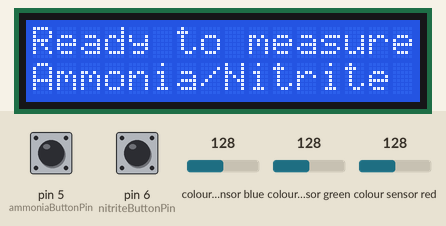
The sketch below on a simulated Arduino Uno, built with avr-gcc and run on an emulated ATmega328P. On the bench: 16×2 character LCD. The test bench sets the inputs (shaded band); at power-on: pin 5 (ammoniaButtonPin) LOW, colour sensor blue 128, pin 6 (nitriteButtonPin) LOW, colour sensor green 128, colour sensor red 128. What the sketch prints to the serial monitor is not drawn.

Above: at 1.2 s.
1.3 s: pin 5 (ammoniaButtonPin) pulled HIGH for 0.15 s
At 1.53 s:
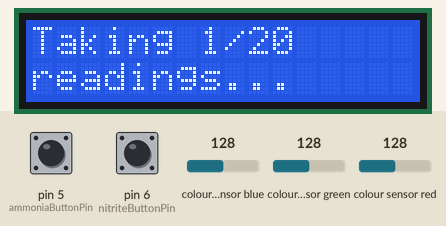
7.1 s: colour sensor blue set to 5
At 11.8 s:
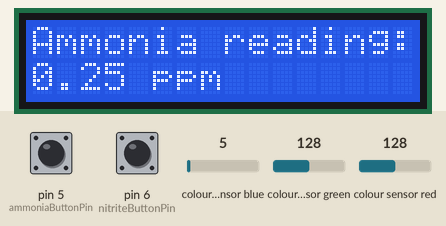
Timing chart, 0 to 13.3 s (numbered marks = the images above; inputs shaded):
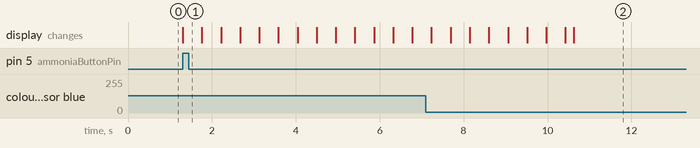

Measured:
- after the input at 1.3 s, the display: changes at once (image 1)

The sketch:

subsystem2_serial.ino
```cpp
/*
Code written by Simon Sazian in Spring 2023 for CS 362
Digital Aquarium Monitor- Subsystem 2: Ammonia/nitrite sensor

The purpose of the code is to detect and output the nitrite or ammonia parts per million (ppm) of
chemically treated aquarium water from a test tube placed on top of a color sensor.

Using Adafruit TCS 34725 RGB Color sensor
  Connect SCL    to Arduino SCL
  Connect SDA    to Arduino SDA
  Connect VIN    to 5V DC
  Connect GROUND to common ground GND

Pin numbers for LCD:
  VSS(GND): Connects to GND
  VDD(+5V): Power Source
  RS: Data pin 9
  RW: Connected to GND
  E(Enable): Data pin 8
  D4: Data pin 2
  D5: Data pin 3
  D6: Data pin 4
  D7: Data pin 7
  A(BKlt+): Connected to VDD via 220 Ohm resistor
  K(BKlt-): Connected to GND
*/

#include <LiquidCrystal.h>
#include <Wire.h>
#include "Adafruit_TCS34725.h"

// Declare the color sensor object
Adafruit_TCS34725 tcs = Adafruit_TCS34725(TCS34725_INTEGRATIONTIME_50MS, TCS34725_GAIN_60X);

// Declare and define the lcd screen
const int rs = 9, en = 8, d4 = 2, d5 = 3, d6 = 4, d7 = 7;
LiquidCrystal lcd(rs, en, d4, d5, d6, d7);


// Define constant values for all possbile nitrite and ammonia values
// Reference array of all known ammonia values
const int ammonia_references[7][3] = {{92, 103, 79}, {83, 106, 85}, {115, 122, 72}, {115, 140, 96}, {125, 145, 110}, {155, 149, 130}, {161, 158, 160}};
// Values stored in order: 0 ppm, 0.25.0 ppm, 0.5.0 ppm, 1.0 ppm, 2.0 ppm, 4.0 ppm, 8.0 ppm

// Reference array of all known nitrate values
const int nitrite_references[6][3] = {{55, 118, 130}, {73, 103, 115}, {87, 108, 114}, {102, 111, 117}, {145, 133, 132}, {172, 135, 137}};
// Values stored in order: 0 ppm, 0.25.0 ppm, 0.5.0 ppm, 1.0 ppm, 2.0 ppm, 5.0 ppm


// button values to determine whether to read ammonia or nitrite
int ammoniaButtonPin=5;
int ammoniaButtonNew;
int ammoniaButtonOld = 1;

int nitriteButtonPin = 6;
int nitriteButtonNew;
int nitriteButtonOld = 1;

// global var for communication
int counter = 0;

void setup() {
  // Begin a serial monitor
  Serial.begin(9600);

  // Setup an LCD screen's number of columns and rows:
  lcd.begin(16, 2);

  // Ensure that the sensor is found
  if (tcs.begin()) {
    Serial.println("Found sensor");

    // Print a starting message to the LCD.
    set_lcd();
  }
  else {
    // the color sensor was not found, display error
    Serial.println("No TCS34725 found, check connections");
    lcd.setCursor(0, 0);
    lcd.print("Sensor not found");
    lcd.setCursor(0, 1);
    lcd.print("Restart program");

    while (1);  // freeze program if sensor is not found
  }
}


void loop() {
  // declare variables to hold RGB and clear values
  uint16_t red, green, blue, clear;

  // check whether to measure ammonia or nitrite

  // if button to measure ammonia is read
  ammoniaButtonNew=digitalRead(ammoniaButtonPin);
  if (ammoniaButtonOld==0 && ammoniaButtonNew==1) {
    // begin taking 20 measurements to find the average
    int redSum = 0, greenSum = 0, blueSum = 0;

    // values passed by reference to be updated
    take_readings(redSum, greenSum, blueSum);

    // now, calculate the average reading for each value
    red = redSum/20;
    green = greenSum/20;
    blue = blueSum/20;

    // calculate the ammonia reading
    int ammonia_value = measure_value(ammonia_references, 7, red, green, blue);

    Serial.print("RGB: (");
    Serial.print(red);
    Serial.print(",");
    Serial.print(green);
    Serial.print(",");
    Serial.print(blue);
    Serial.print(")");
    Serial.println();

    // output the found value
    lcd.clear();
    delay(200);
    lcd.setCursor(0, 0);
    lcd.print("Ammonia reading:");
    lcd.setCursor(0, 1);

    // check which value was read, and output accordingly
    if (ammonia_value == 0) {
      lcd.print("0 ppm");

      // Write to serial communication that ammonia levels are safe
      if ((counter % 2) != 0) {
        // when LED changes from red -> green
        Serial.write((char)1);
        counter++;
      }
    }
    else if (ammonia_value == 1) {
      lcd.print("0.25 ppm");

      // Write that levels are unsafe
      if ((counter % 2) == 0) {
        // when LED changes from green -> red
        Serial.write((char)1);
        counter++;
      }
    }
      else if (ammonia_value == 2) {
        lcd.print("0.5 ppm");
        // Write that levels are unsafe
        if ((counter % 2) == 0) {
          // when LED changes from green -> red
          Serial.write((char)1);
          counter++;
        }
      }
      else if (ammonia_value == 3) {
        lcd.print("1.0 ppm");
        // Write that levels are unsafe
        if ((counter % 2) == 0) {
          // when LED changes from green -> red
          Serial.write((char)1);
          counter++;
        }
      }
      else if (ammonia_value == 4) {
        lcd.print("2.0 ppm");
        // Write that levels are unsafe
        if ((counter % 2) == 0) {
          // when LED changes from green -> red
          Serial.write((char)1);
          counter++;
        }
      }
      else if (ammonia_value == 5) {
        lcd.print("4.0 ppm");
        // Write that levels are unsafe
        if ((counter % 2) == 0) {
          // when LED changes from green -> red
          Serial.write((char)1);
          counter++;
        }
      }
      else if (ammonia_value == 6) {
        lcd.print("8.0 ppm");
        // Write that levels are unsafe
        if ((counter % 2) == 0) {
          // when LED changes from green -> red
          Serial.write((char)1);
          counter++;
        }
      }
      else {
        lcd.print("Error, please try again");
      }

    // Pause for a few seconds for readability
    delay(6000);

    // Reset the monitor
    set_lcd();
  }
  // reset ammonia button
  ammoniaButtonOld=ammoniaButtonNew;


  // now, check whether the nitrite button was pushed
  nitriteButtonNew=digitalRead(nitriteButtonPin);
  if (nitriteButtonOld==0 && nitriteButtonNew==1) {
    // begin taking 20 measurements to find the average
    int redSum = 0, greenSum = 0, blueSum = 0;

    // values passed by reference to be updated
    take_readings(redSum, greenSum, blueSum);

    // calculate the average reading for each value
    red = redSum/20;
    green = greenSum/20;
    blue = blueSum/20;

    // calculate the ammonia reading based on average values
    int nitrite_value = measure_value(nitrite_references, 6, red, green, blue);

    // Serial.print("RGB: (");
    // Serial.print(red);
    // Serial.print(",");
    // Serial.print(green);
    // Serial.print(",");
    // Serial.print(blue);
    // Serial.print(")");
    // Serial.println();

    // output the found value
    lcd.clear();
    delay(200);
    lcd.setCursor(0, 0);
    lcd.print("Nitrite reading:");
    lcd.setCursor(0, 1);

    // check which value was read, and output accordingly
    if (nitrite_value == 0) {
      lcd.print("0 ppm");

      // Write to serial communication that ammonia levels are safe
      if ((counter % 2) != 0) {
        // when LED changes from red -> green
        Serial.write((char)1);
        counter++;
      }
    }
    else if (nitrite_value == 1) {
      lcd.print("0.25 ppm");

      // Write that levels are unsafe
      if ((counter % 2) == 0) {
        // when LED changes from green -> red
        Serial.write((char)1);
        counter++;
      }
    }
    else if (nitrite_value == 2) {
      lcd.print("0.5 ppm");
      // Write that levels are unsafe
      if ((counter % 2) == 0) {
        // when LED changes from green -> red
        Serial.write((char)1);
        counter++;
      }
    }
    else if (nitrite_value == 3) {
      lcd.print("1.0 ppm");
      // Write that levels are unsafe
      if ((counter % 2) == 0) {
        // when LED changes from green -> red
        Serial.write((char)1);
        counter++;
      }
    }
    else if (nitrite_value == 4) {
      lcd.print("2.0 ppm");
      // Write that levels are unsafe
      if ((counter % 2) == 0) {
        // when LED changes from green -> red
        Serial.write((char)1);
        counter++;
      }
    }
    else if (nitrite_value == 5) {
      lcd.print("5.0 ppm");
      // Write that levels are unsafe
      if ((counter % 2) == 0) {
        // when LED changes from green -> red
        Serial.write((char)1);
        counter++;
      }
    }
    else {
      lcd.print("Error, please try again");
    }

    // Pause for a few seconds for readability
    delay(6000);

    // Reset the monitor
    set_lcd();
  }
  // reset nitrite button
  nitriteButtonOld = nitriteButtonNew;

}

// Function to take the average of 20 readings from the color sensor
// Values are summed to their averages, and return the average reading
void take_readings(int &redSum, int &greenSum, int &blueSum) {
  // local variables for RGB values
  int red, green, blue, clear;

  for (int i = 0; i < 20; i++) {
    // change display to show that we are to read measurements
    lcd.clear();
    lcd.setCursor(0, 0);
    lcd.print("Taking ");
    lcd.print(i+1);
    lcd.print("/20");
    lcd.setCursor(0, 1);
    lcd.print("readings...");

    tcs.getRawData(&red, &green, &blue, &clear);

    // Map RGB values based on the light intensity
    // Redefine scale to be 0-256
    red = map(red, 0, clear, 0, 256);
    green = map(green, 0, clear, 0, 256);
    blue = map(blue, 0, clear, 0, 256);

    // add to the sums of each
    redSum = redSum + red;
    greenSum = greenSum + green;
    blueSum = blueSum + blue;

    delay(400); // delay for readability
  }
}

// Helper function to find the closest known reference value
// We take in RGB values as integers to represent the sensors read values
// Using a simple distance formula to find the closest reference value,
// we will return an integer signifying the index of the closest found value.
int measure_value(int arr[][3], int length, int red, int green, int blue) {
  // set a minimum value, to be updated
  int min = INT8_MAX;
  int value;

  // loop through all known reference
  for (int i = 0; i < length; i++) {
    // measure distance between given RGB values and all references
    double distance = sqrt((red - arr[i][0])^2 + (green - arr[i][1])^2 + (blue - arr[i][2])^2);

    // if a closer reference was found
    if (distance < (double) min) {
      // update values
      min = (int) distance;
      value = i;
    }
  }
  // once all values have been checked, return the closest found value
  return value;
}

// Simple function to set LCD screen
void set_lcd() {
  lcd.clear();
    lcd.setCursor(0, 0);
    lcd.print("Ready to measure");
    lcd.setCursor(0, 1);
    lcd.print("Ammonia/Nitrite");
}
```
